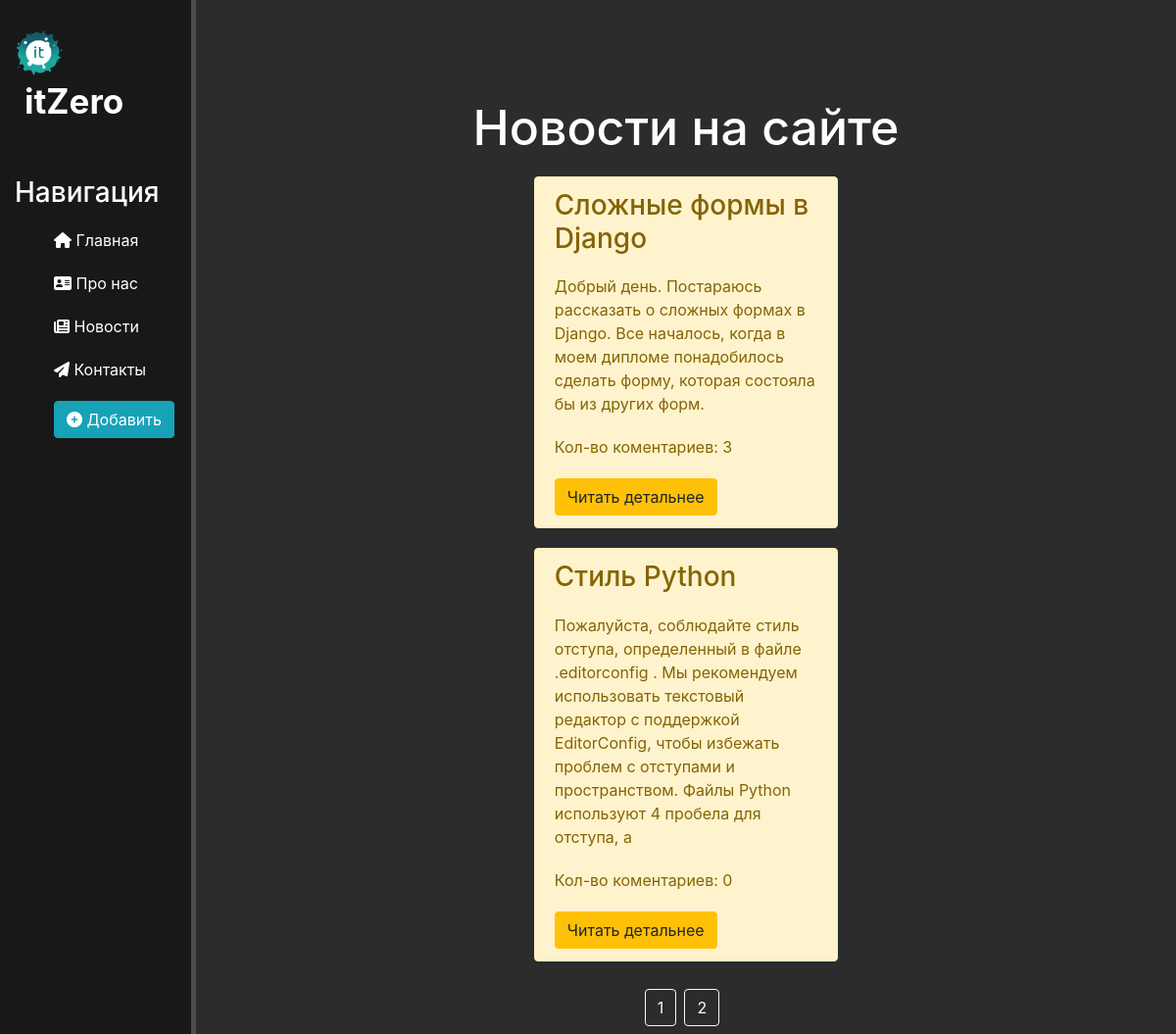
The page /news/ on the database as committed earlier.
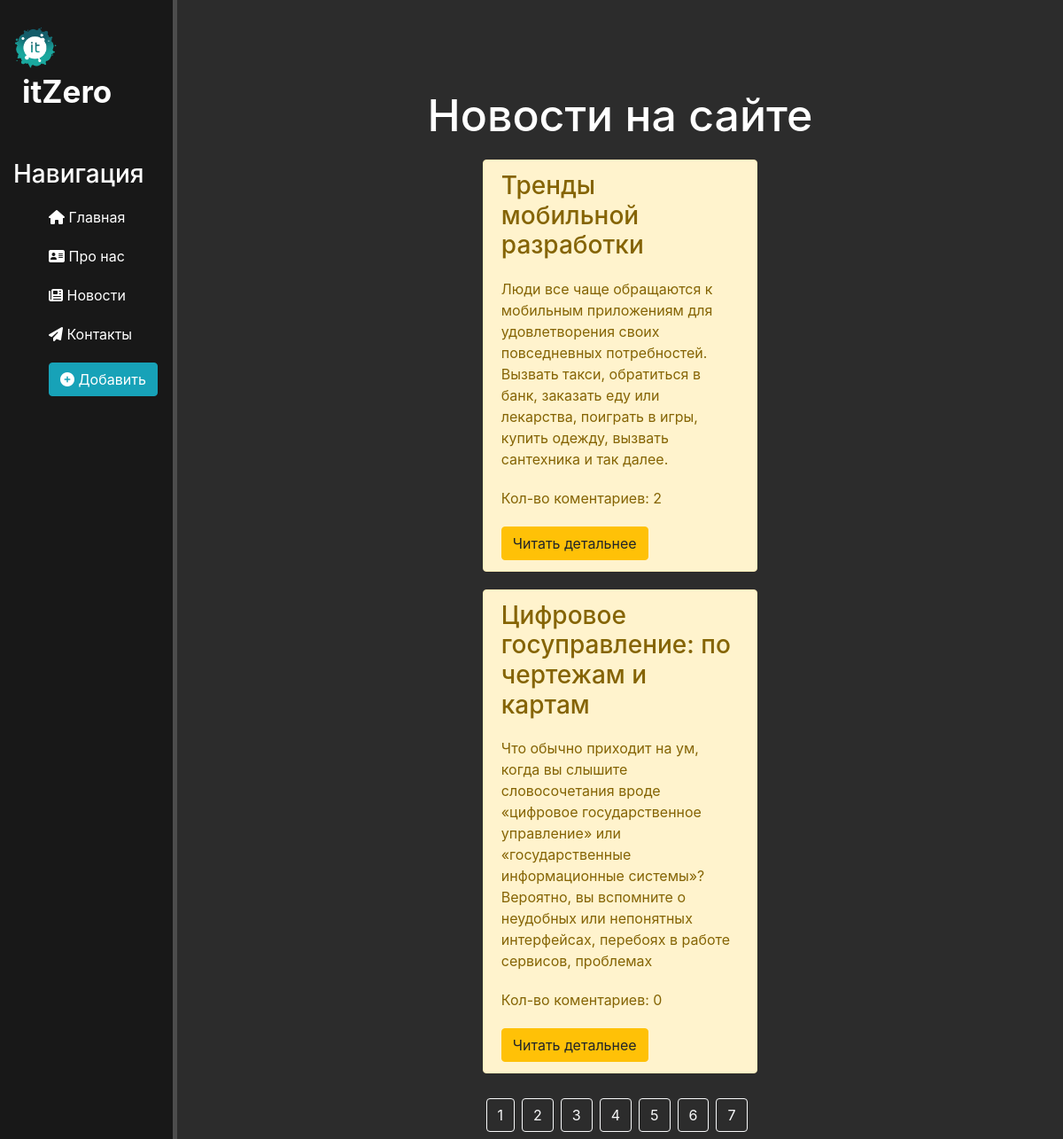
The same page on the database as committed later.
### news/models.py (models this page shows, shortened)
class Articles(models.Model):
    title = models.CharField('Название', max_length=50, default='')
    anons = models.CharField('Анонс', max_length=250, default='')
    full_text = models.TextField('Статья')
    date = models.DateTimeField(auto_now=True)
    tag = models.CharField('Тег', max_length=20, default='',blank=True)
    class Meta:
        verbose_name = 'Новость'
        verbose_name_plural = 'Новости'

### news/views.py (the view)
# urls.py: path('', views.news_home, name='news_home'),
def news_home(request):
    news = Articles.objects.order_by('-date')
    paginator = Paginator(news,2) # Кол-во постов на странице
    page_number = request.GET.get('page')
    page_obj = paginator.get_page(page_number)
    for item in page_obj:
        item.all_comments = len(item.comments_articles.all())
    return render(request, 'news/news_home.html', {'page_obj':page_obj})

### news/templates/news/news_home.html (shortened to what this page needs)
{% extends 'main/layout.html' %}
{% block content %}
    <div class="features">
        <h1>Новости на сайте</h1>
        {% if page_obj %}
            {% for el in page_obj %}
                <div class="alert alert-warning">
                    <h3>{{ el.title }}</h3>
                    <p>{{ el.anons }}</p>
                    <p>Кол-во коментариев: {{ el.all_comments }}</p>
                    <a href="{% url 'news-detail' el.id %}" class="btn btn-warning">Читать детальнее</a>
                </div>
            {% endfor %}
        {% else %}
            <p>Нет записей!</p>
        {% endif %}
        <nav class="navbar navbar-expand-lg ">
            <ul class="navbar-nav mx-auto">
                {% for p in page_obj.paginator.page_range %}
                <li class="nav-item mr-2">
                    <a href="?page={{ p }}" class="btn btn-outline-light">{{ p }}</a>
                </li>
                {% endfor %}
            </ul>
        </nav>
    </div>
{% endblock %}

### main/templates/main/layout.html (shortened to what this page needs)
{% load static %}
<!DOCTYPE html>
<html lang="ru">
<head>
    <link rel="stylesheet" href="https://stackpath.bootstrapcdn.com/bootstrap/4.5.2/css/bootstrap.min.css">
    <link rel="stylesheet" href="{% static 'main/css/main.css' %}">
</head>
<body>
    <div class="container ">
        <div class="row">
        <aside class="col-2 min-vh-100">
            <img src="{% static 'main/img/itlogo.png' %}" alt="Логотип">
            <span class="logo align-middle">itZero</span>
            <h3>Навигация</h3>
            <ul>
                <a href="{% url 'home' %}"><li><i class="fas fa-home"></i> Главная</li></a>
                <a href="{% url 'about' %}"><li><i class="fas fa-address-card"></i> Про нас</li></a>
                <a href="{% url 'news_home' %}"><li><i class="fas fa-newspaper"></i> Новости</li></a>
                <a href="/"><li><i class="fas fa-paper-plane"></i> Контакты</li></a>
                <a href="{% url 'create' %}"><li><button class="btn btn-info"><i class="fas fa-plus-circle"></i> Добавить</li></a>
            </ul>
        </aside>
    <main class="col-10">
        {% block content %}
        {% endblock %}
    </main>
</div>
</div>
</body>
</html>

### main/static/main/css/main.css (style rules this page uses)
body { background: #2c2c2c; }
.container, .container-lg, .container-md, .container-sm, .container-xl { max-width: 1920px; }
aside { float: left; background: #181818; padding: 2.5%; position: fixed; color: #fff; border-right: 5px solid #4d4d4d; }
aside img { width: 50px; }
aside .logo { font-size: 35px; margin-left: 10px; font-weight: bold; }
aside h3 { margin-top: 50px; font-size: 28px; }
aside ul { list-style: none; }
aside ul li { color: #fff; display: block; margin-top: 20px; transition: all .3s ease; }
ul li { list-style-type: none; }
main .features { color: #fff; margin-top: 100px; text-align: center; }
main .features h1 { font-size: 50px; }
main .features p { max-width: 500px; margin: 20px auto; }
.alert-warning { clear: both; margin: 20px 34%; text-align: left; }

Rows that differ between the two databases and show on the page:
no longer on this page (row unchanged): Articles: title "Сложные формы в Django", anons "Добрый день. Постараюсь рассказать о сложных формах в Django. Все началось, когда в моем дипломе понадобилось сделать форму, которая состояла бы из других форм.", all_comments "3"
no longer on this page (row unchanged): Articles: title "Стиль Python", anons "Пожалуйста, соблюдайте стиль отступа, определенный в файле .editorconfig . Мы рекомендуем использовать текстовый редактор с поддержкой EditorConfig, чтобы избежать проблем с отступами и пространством. Файлы Python используют 4 пробела для отступа, а", all_comments "0"
added Articles: title "Тренды мобильной разработки", anons "Люди все чаще обращаются к мобильным приложениям для удовлетворения своих повседневных потребностей. Вызвать такси, обратиться в банк, заказать еду или лекарства, поиграть в игры, купить одежду, вызвать сантехника и так далее.", all_comments "2"
added Articles: title "Цифровое госуправление: по чертежам и картам", anons "Что обычно приходит на ум, когда вы слышите словосочетания вроде «цифровое государственное управление» или «государственные информационные системы»? Вероятно, вы вспомните о неудобных или непонятных интерфейсах, перебоях в работе сервисов, проблемах", all_comments "0"
Other text that changed with them:
new list line: "3"
new list line: "4"
new list line: "5"
new list line: "6"
new list line: "7"
